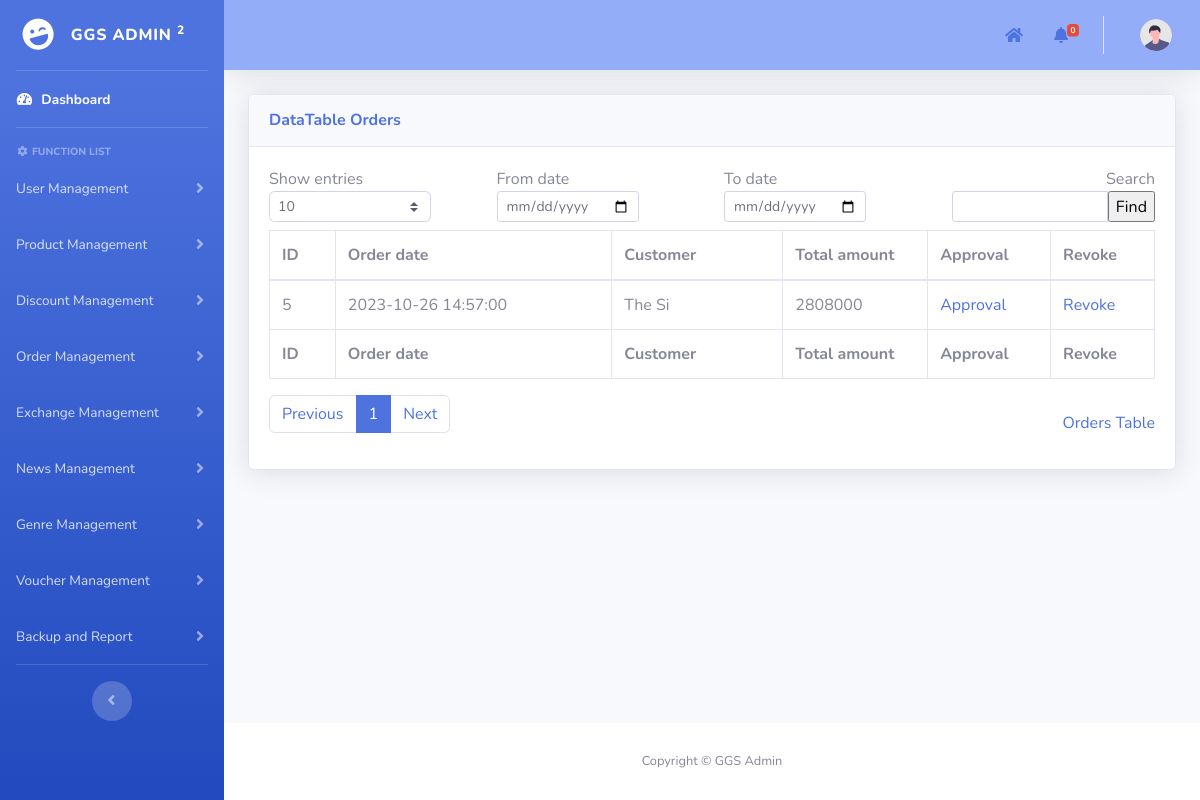
/admin/pages/orderManagement/approval_order.php, run on an earlier commit of the app's database.
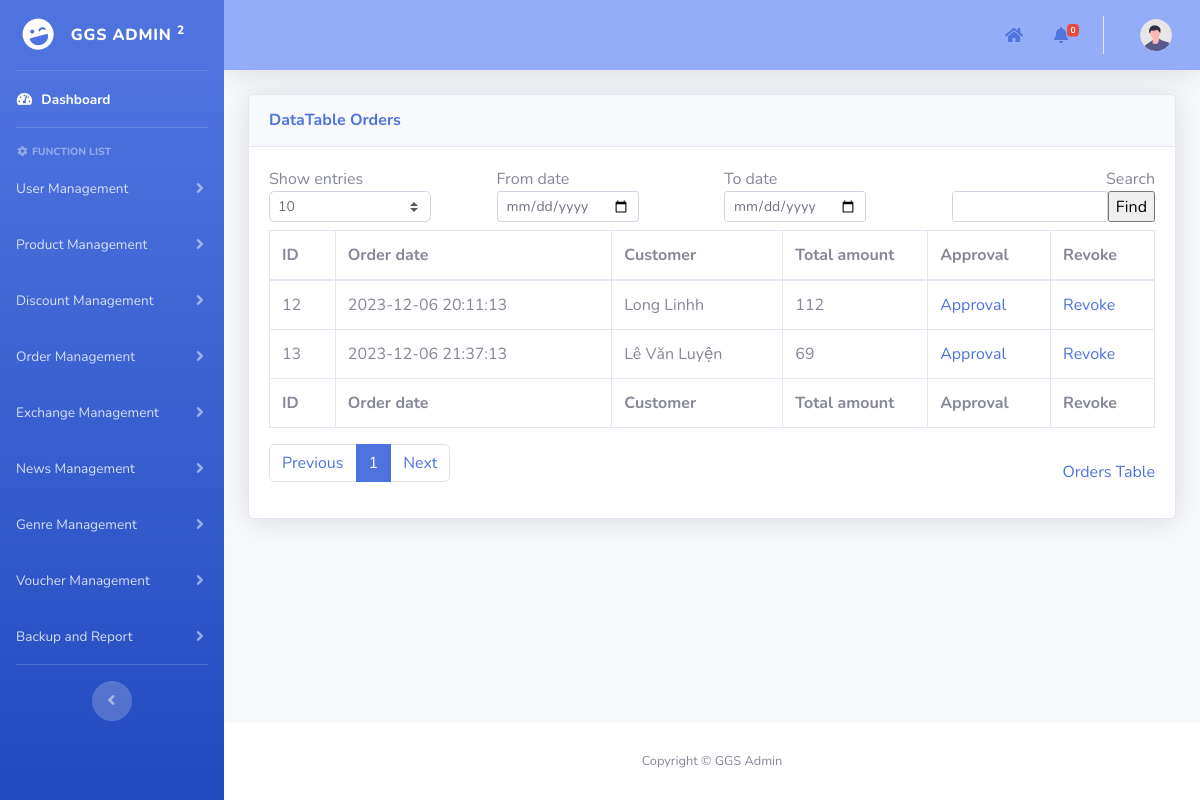
And on a later commit of the database.
### tables this page shows
CREATE TABLE `orders` (
  `id` int(11) NOT NULL AUTO_INCREMENT,
  `customer_id` int(11) NOT NULL,
  `order_date` datetime NOT NULL,
  `total_amount` int(11) NOT NULL,
  `address` varchar(500) DEFAULT NULL,
  `status` enum('Waiting for confirmation','Waiting for delivery','Paid','Cancelled') NOT NULL,
  PRIMARY KEY (`id`),
  KEY `orders_ibfk_1` (`customer_id`),
  CONSTRAINT `orders_ibfk_1` FOREIGN KEY (`customer_id`) REFERENCES `users` (`id`) ON DELETE CASCADE ON UPDATE CASCADE
);

CREATE TABLE `users` (
  `id` int(11) NOT NULL AUTO_INCREMENT,
  `username` varchar(50) NOT NULL,
  `password` varchar(100) NOT NULL,
  `role` enum('user','manufacturer','developer') NOT NULL,
  `full_name` varchar(60) NOT NULL,
  `phone_number` varchar(10) NOT NULL,
  `email` varchar(100) NOT NULL,
  `Gcoin` int(11) NOT NULL DEFAULT 0,
  `locked_until` date DEFAULT NULL,
  `login_attempts` int(11) NOT NULL,
  `lastest_login` date NOT NULL DEFAULT '1900-01-01',
  `number_spins` int(11) NOT NULL,
  PRIMARY KEY (`id`)
);

### admin/pages/add_template.php (called while the page is built, shortened)
<?php
include("../template/template.php");
?>

### admin/pages/orderManagement/approval_order.php (the view, shortened to what the changed rows need)
<?php
include("../add_template.php");
function main()
{
    include("../../../mod/database_connection.php");
    $search = isset($_POST["search"]) ? $_POST["search"] : "";
    $show_entries = isset($_POST["show_entries"]) ? $_POST["show_entries"] : 10;
    $from_date = isset($_POST["from_date"]) ? $_POST["from_date"] : "";
    $to_date = isset($_POST["to_date"]) ? $_POST["to_date"] : "";
    if (isset($_GET['page'])) {
        $page = $_GET['page'];
    } else {
        $page = 1;
    }
    if ($page == 1) {
        $begin = 0;
    } else {
        $begin = ($page * $show_entries) - $show_entries;
    }
    $query = "SELECT o.id,o.order_date,u.full_name,o.total_amount,o.status FROM orders o, users u
    WHERE u.id = o.customer_id AND u.full_name LIKE ? AND status = 'Waiting for confirmation' ";
    $params = array("%" . $search . "%");
    $stmt = $conn->prepare($query);
    $stmt->bind_param(str_repeat("s", count($params)), ...$params);
    if (!$stmt->execute()) {
        die("Execute failed: " . $stmt->error);
    }
    $result = $stmt->get_result();
    $total_num_rows = $result->num_rows;
    $total_page = ceil($total_num_rows / $show_entries);
    $query .= "LIMIT ?, ?";
    $params[] = $begin;
    $params[] = $show_entries;
    $stmt = $conn->prepare($query);
    $stmt->bind_param(str_repeat("s", count($params)), ...$params);
    if (!$stmt->execute()) {
        die("Execute failed: " . $stmt->error);
    }
    $result = $stmt->get_result();
    ?>
    <div class="container-fluid">
        <form method="post" name="frmDataDiscount">
            <div class="card shadow mb-4">
                <div class="card-body">
                    <div class="table-responsive">
                        <div id="dataTable_wrapper" class="dataTables_wrapper dt-bootstrap4">
                            <div id="table_data_return">
                                <div class="row">
                                    <div class="col-sm-12">
                                        <table class="table table-bordered dataTable" id="dataTable" width="100%"
                                            cellspacing="0" role="grid" aria-describedby="dataTable_info"
                                            style="width: 100%;">
                                            <thead>
                                                <tr role="row">
                                                    <th class="sorting sorting_asc" tabindex="0" aria-controls="dataTable"
                                                        rowspan="1" colspan="1" aria-sort="ascending"
                                                        aria-label="ID: activate to sort column descending"
                                                        style="width: 50px;">
                                                        ID
                                                    </th>
                                                    <th class="sorting" tabindex="0" aria-controls="dataTable" rowspan="1"
                                                        colspan="1"
                                                        aria-label="Order date: activate to sort column ascending"
                                                        style="width: 210px;">
                                                        Order date</th>
                                                    <th class="sorting" tabindex="0" aria-controls="dataTable" rowspan="1"
                                                        colspan="1" style="width: 130px;"
                                                        aria-label="Customer: activate to sort column ascending"
                                                        style="width: 150px;">
                                                        Customer
                                                    </th>
                                                    <th class="sorting" tabindex="0" aria-controls="dataTable" rowspan="1"
                                                        colspan="1"
                                                        aria-label="Total amount: activate to sort column ascending"
                                                        style="width: 110px;">
                                                        Total amount
                                                    </th>
                                                    <th class="sorting" tabindex="0" aria-controls="dataTable" rowspan="1"
                                                        colspan="1" aria-label="Age: activate to sort column ascending"
                                                        style="width: 70px;">Approval
                                                    </th>
                                                    <th class="sorting" tabindex="0" aria-controls="dataTable" rowspan="1"
                                                        colspan="1" aria-label="Age: activate to sort column ascending"
                                                        style="width: 70px;">Revoke
                                                    </th>
                                                </tr>
                                            </thead>
                                            <tfoot>
                                                <tr>
                                                    <th rowspan="1" colspan="1">ID</th>
                                                    <th rowspan="1" colspan="1">Order date</th>
                                                    <th rowspan="1" colspan="1">Customer</th>
                                                    <th rowspan="1" colspan="1">Total amount</th>
                                                    <th rowspan="1" colspan="1">Approval</th>
                                                    <th rowspan="1" colspan="1">Revoke</th>
                                                </tr>
                                            </tfoot>
                                            <tbody>
                                                <?php
                                                if ($from_date != "" && $to_date != "" && $from_date > $to_date) {
                                                    echo '<td></td><td style="border: none;">Error: Start date must be greater than end date</td>';
                                                } else {
                                                    if ($result->num_rows > 0) {
                                                        while ($row = $result->fetch_assoc()) { ?>
                                                            <tr>
                                                                <td>
                                                                    <?php echo $row['id']; ?>
                                                                </td>
                                                                <td>
                                                                    <?php echo $row['order_date']; ?>
                                                                </td>
                                                                <td>
                                                                    <?php echo $row['full_name']; ?>
                                                                </td>
                                                                <td>
                                                                    <?php echo $row['total_amount']; ?>
                                                                </td>
                                                                <td><a href="approval_order.php?approve=<?= $row['id'] ?>">Approval</a>
                                                                </td>
                                                                <td><a href="approval_order.php?revoke=<?= $row['id'] ?>">Revoke</a>
                                                                </td>
                                                            </tr>
                                                            <?php
                                                        }
                                                    } else {
                                                        echo '<td style="border: none;">No results found.</td>';
                                                    }
                                                }
                                                ?>
                                            </tbody>
                                        </table>
                                    </div>
                                </div>
                                <div class="row">
                                    <div class="col-sm-12 col-md-6">
                                        <div class="dataTables_paginate paging_simple_numbers" id="dataTable_paginate">
                                            <ul class="pagination">
                                                <?php
                                                for ($i = 1; $i <= $total_page; $i++) { ?>
                                                    <li class="paginate_button page-item <?= ($i == $page) ? 'active' : '' ?>">
                                                        <a href="javascript:a('approval_order.php?page=<?= $i; ?>')"
                                                            aria-controls="dataTable" data-dt-idx="<?= $i; ?>" tabindex="0"
                                                            class="page-link">
                                                            <?= $i; ?>
                                                        </a>
                                                    </li>
                                                <?php }
                                                ?>
                                            </ul>
                                        </div>
                                    </div>
                                </div>
                            </div>
                        </div>
                    </div>
                </div>
            </div>
        </form>
    </div>
<?php }
?>

What changed in the data, as far as the page shows it:
removed orders: id "5", order_date "2023-10-26 14:57:00", customer.full_name "The Si", total_amount "2808000"
added orders: id "12", order_date "2023-12-06 20:11:13", customer.full_name "Long Linhh", total_amount "112"
added orders: id "13", order_date "2023-12-06 21:37:13", customer.full_name "Lê Văn Luyện", total_amount "69"
